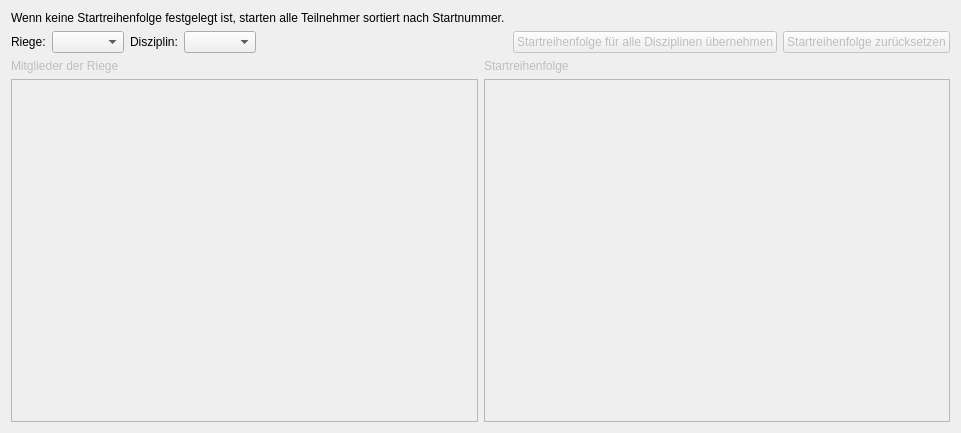
<?xml version="1.0" encoding="UTF-8"?>
<ui version="4.0">
 <class>StartingOrderWidget</class>
 <widget class="QWidget" name="StartingOrderWidget">
  <property name="geometry">
   <rect>
    <x>0</x>
    <y>0</y>
    <width>961</width>
    <height>433</height>
   </rect>
  </property>
  <property name="windowTitle">
   <string>Form</string>
  </property>
  <layout class="QVBoxLayout" name="verticalLayout">
   <item>
    <widget class="QLabel" name="label_5">
     <property name="text">
      <string>Wenn keine Startreihenfolge festgelegt ist, starten alle Teilnehmer sortiert nach Startnummer.</string>
     </property>
    </widget>
   </item>
   <item>
    <widget class="QWidget" name="widget" native="true">
     <layout class="QHBoxLayout" name="horizontalLayout">
      <property name="leftMargin">
       <number>0</number>
      </property>
      <property name="topMargin">
       <number>0</number>
      </property>
      <property name="rightMargin">
       <number>0</number>
      </property>
      <property name="bottomMargin">
       <number>0</number>
      </property>
      <item>
       <widget class="QLabel" name="label">
        <property name="text">
         <string>Riege:</string>
        </property>
       </widget>
      </item>
      <item>
       <widget class="QComboBox" name="cmb_riege"/>
      </item>
      <item>
       <widget class="QLabel" name="label_2">
        <property name="text">
         <string>Disziplin:</string>
        </property>
       </widget>
      </item>
      <item>
       <widget class="QComboBox" name="cmb_dis"/>
      </item>
      <item>
       <spacer name="horizontalSpacer">
        <property name="orientation">
         <enum>Qt::Horizontal</enum>
        </property>
        <property name="sizeHint" stdset="0">
         <size>
          <width>40</width>
          <height>20</height>
         </size>
        </property>
       </spacer>
      </item>
      <item>
       <widget class="QPushButton" name="but_copy">
        <property name="enabled">
         <bool>false</bool>
        </property>
        <property name="text">
         <string>Startreihenfolge für alle Disziplinen übernehmen</string>
        </property>
       </widget>
      </item>
      <item>
       <widget class="QPushButton" name="but_reset">
        <property name="enabled">
         <bool>false</bool>
        </property>
        <property name="text">
         <string>Startreihenfolge zurücksetzen</string>
        </property>
       </widget>
      </item>
     </layout>
    </widget>
   </item>
   <item>
    <widget class="QWidget" name="wdg_content" native="true">
     <property name="enabled">
      <bool>false</bool>
     </property>
     <layout class="QGridLayout" name="gridLayout_2">
      <property name="leftMargin">
       <number>0</number>
      </property>
      <property name="topMargin">
       <number>0</number>
      </property>
      <property name="rightMargin">
       <number>0</number>
      </property>
      <property name="bottomMargin">
       <number>0</number>
      </property>
      <item row="0" column="0">
       <widget class="QLabel" name="label_3">
        <property name="text">
         <string>Mitglieder der Riege</string>
        </property>
       </widget>
      </item>
      <item row="0" column="1">
       <widget class="QLabel" name="label_4">
        <property name="text">
         <string>Startreihenfolge</string>
        </property>
       </widget>
      </item>
      <item row="1" column="1">
       <widget class="ExtendedListWidget" name="listWidget_2">
        <property name="editTriggers">
         <set>QAbstractItemView::NoEditTriggers</set>
        </property>
        <property name="dragEnabled">
         <bool>true</bool>
        </property>
        <property name="dragDropMode">
         <enum>QAbstractItemView::DragDrop</enum>
        </property>
        <property name="defaultDropAction">
         <enum>Qt::MoveAction</enum>
        </property>
        <property name="alternatingRowColors">
         <bool>true</bool>
        </property>
        <property name="selectionMode">
         <enum>QAbstractItemView::ExtendedSelection</enum>
        </property>
        <property name="selectionBehavior">
         <enum>QAbstractItemView::SelectRows</enum>
        </property>
       </widget>
      </item>
      <item row="1" column="0">
       <widget class="ExtendedListWidget" name="listWidget">
        <property name="editTriggers">
         <set>QAbstractItemView::NoEditTriggers</set>
        </property>
        <property name="dragEnabled">
         <bool>true</bool>
        </property>
        <property name="dragDropMode">
         <enum>QAbstractItemView::DragDrop</enum>
        </property>
        <property name="defaultDropAction">
         <enum>Qt::MoveAction</enum>
        </property>
        <property name="alternatingRowColors">
         <bool>true</bool>
        </property>
        <property name="selectionMode">
         <enum>QAbstractItemView::ExtendedSelection</enum>
        </property>
        <property name="selectionBehavior">
         <enum>QAbstractItemView::SelectRows</enum>
        </property>
       </widget>
      </item>
     </layout>
    </widget>
   </item>
  </layout>
 </widget>
 <customwidgets>
  <customwidget>
   <class>ExtendedListWidget</class>
   <extends>QListWidget</extends>
   <header>src/widgets/subclasses/header/extendedlistwidget.h</header>
  </customwidget>
 </customwidgets>
 <resources/>
 <connections/>
</ui>
